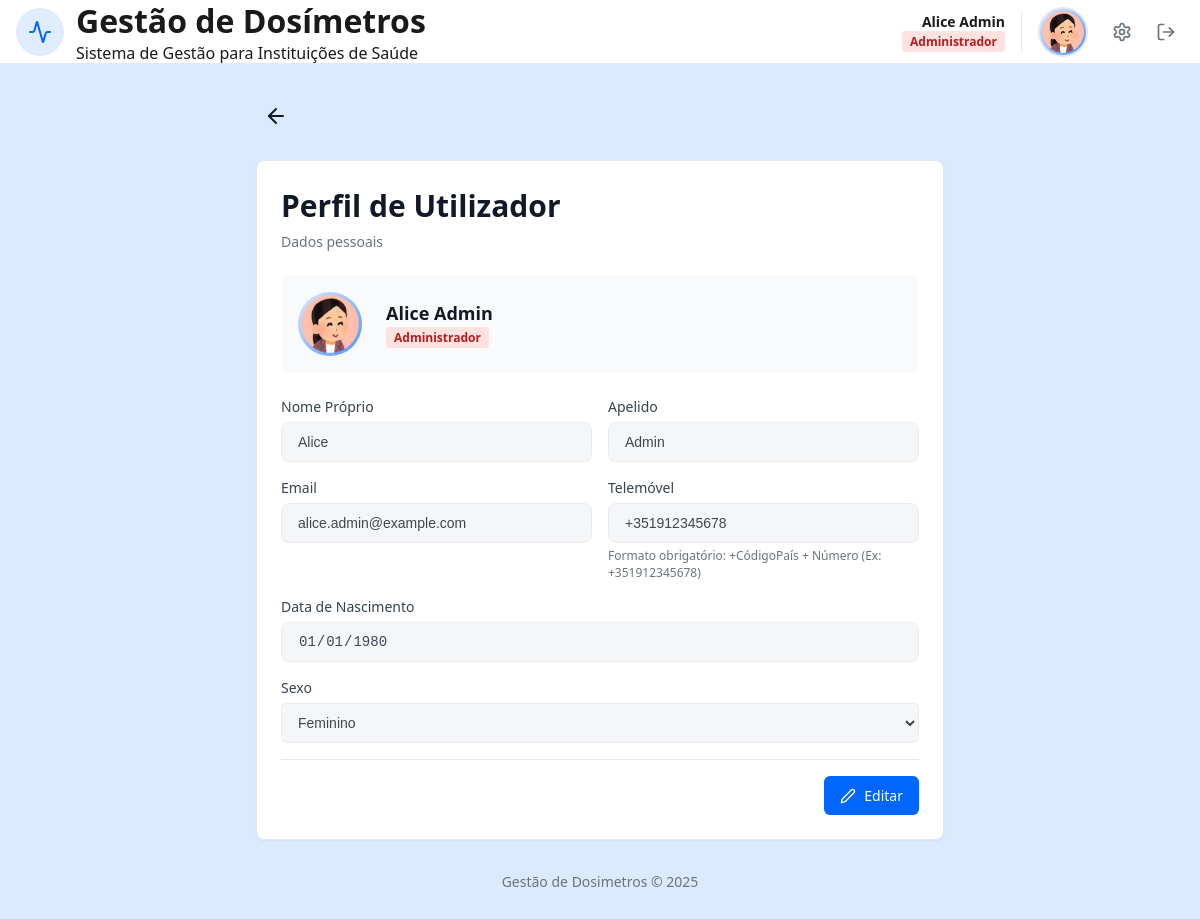
The page /perfil.php (signed in) on the database as committed earlier.
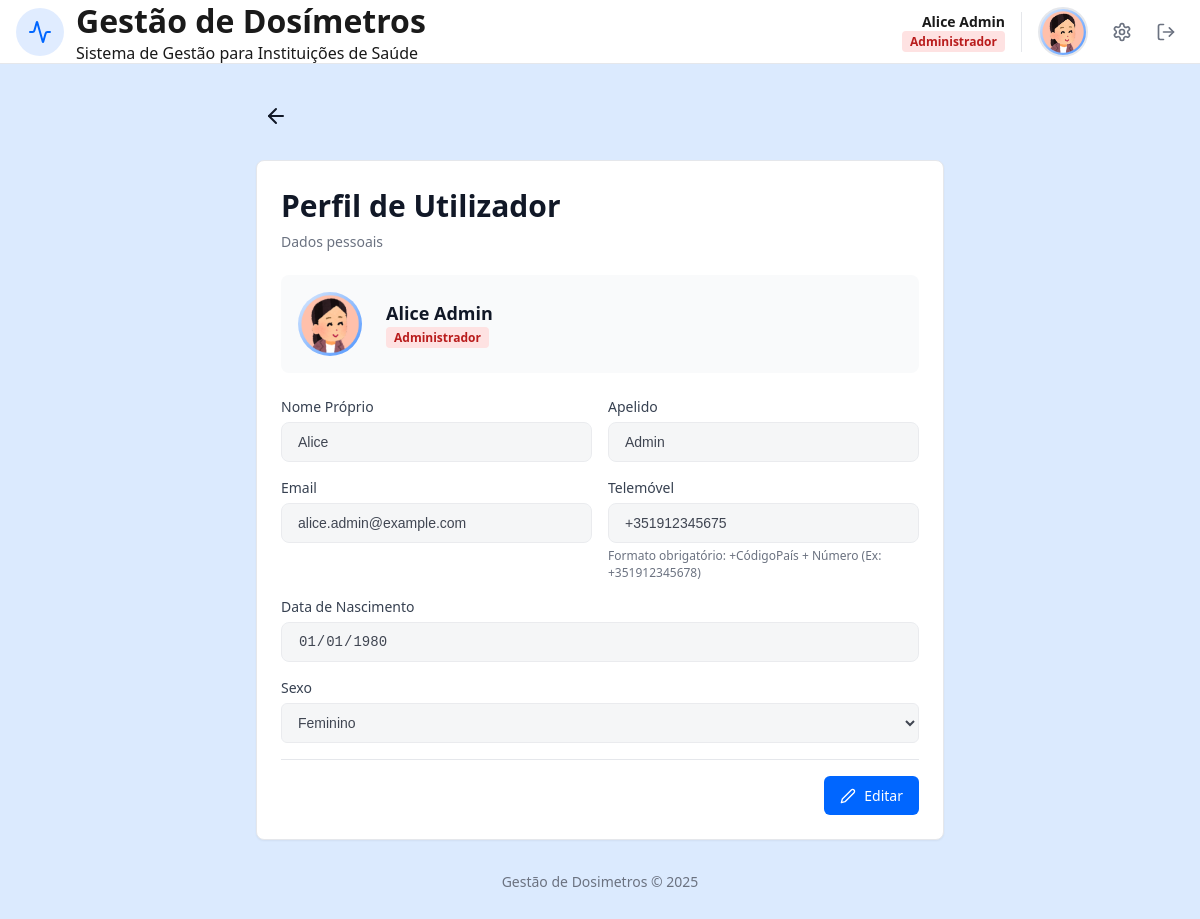
The same page on the database as committed later.
### tables this page shows
CREATE TABLE User (
    idU INTEGER PRIMARY KEY AUTOINCREMENT,
    name TEXT NOT NULL,
    surname TEXT NOT NULL, 
    birthDate DATE NOT NULL,
    sex TEXT CHECK(sex IN ('Female', 'Male', 'Other')) NOT NULL,
    email TEXT UNIQUE NOT NULL, 
    password TEXT NOT NULL,
    phoneN TEXT CHECK(phoneN GLOB '+[0-9][0-9][0-9]*'),
    userType TEXT CHECK(userType IN ('Administrador', 'Físico Médico', 'Profissional de Saúde')) NOT NULL,
    userStatus BOOLEAN DEFAULT 1,
    profilePic TEXT DEFAULT 'foto/12225881.png'
);

### perfil.php (the view, shortened to what this page needs)
<?php
require_once "templates/header.php";
require_once "templates/nav.php";
require_once "templates/footer.php";
$db = getDatabaseConnection();
$stmt = $db->prepare("SELECT * FROM User WHERE idU = ?");
$stmt->execute([$_SESSION['idU']]);
$user = $stmt->fetch();
$isEditing = isset($_GET['edit']) && $_GET['edit'] == 'true';
$disabledStr = $isEditing ? '' : 'disabled';
$profession = '';
$roleLabel = 'Utilizador';
$badgeClass = 'badge-gray';
if ($user['userType'] === 'Profissional de Saúde') {
    $stmtHP = $db->prepare("SELECT profession, department FROM HealthProfessional WHERE idU = ?");
    $stmtHP->execute([$user['idU']]);
    $hpData = $stmtHP->fetch();
    if ($hpData) {
        $profession = $hpData['profession'];
        $department = $hpData['department'];
    }
    $badgeClass = 'badge-blue';
    $roleLabel = !empty($profession) ? $profession : 'Profissional de Saúde';
} elseif ($user['userType'] === 'Físico Médico') {
    $profession = 'Físico Médico';
    $department = 'Física Médica';
    $badgeClass = 'badge-purple';
    $roleLabel = 'Físico Médico';
} elseif ($user['userType'] === 'Administrador') {
    $badgeClass = 'badge-red';
    $roleLabel = 'Administrador';
}
$initials = strtoupper(substr($user['name'], 0, 1) . substr($user['surname'], 0, 1));
$foto_url = !empty($user['profilePic']) ? $user['profilePic'] : null;
?>
<?php header_set(); ?>
<body>
    <div class="page-wrapper">
        <?php nav_set(); ?>
        <main class="main-container" style="max-width: 45rem">
            <div class="profile-header-flex">
                <div class="profile-header-left">
                    <a href="index.php" class="voltar" title="Voltar">
                        <svg xmlns="http://www.w3.org/2000/svg" width="24" height="24" viewBox="0 0 24 24" fill="none" stroke="currentColor" stroke-width="2" stroke-linecap="round" stroke-linejoin="round">
                            <path d="m12 19-7-7 7-7"></path>
                            <path d="M19 12H5"></path>
                        </svg>
                    </a>
                </div>
            </div>
            <div class="card1">
                <div class="card1-header">
                    <h1 class="card1-title">Perfil de Utilizador</h1>
                    <p class="card1-desc"><?php echo $isEditing ? "Edite os seus dados" : "Dados pessoais"; ?></p>
                </div>
                <div class="card1-content">
                    <div class="foto-section-gray">
                        <div class="foto-circle-large">
                            <?php if ($foto_url): ?>
                                <img src="<?php echo htmlspecialchars($foto_url); ?>" alt="Foto">
                            <?php else: ?>
                                <span><?php echo $initials; ?></span>
                            <?php endif; ?>
                        </div>
                        <div>
                            <p class="nome">
                                <?php echo htmlspecialchars($user['name'] . ' ' . $user['surname']); ?>
                            </p>
                            <span class="role-badge <?php echo $badgeClass; ?>" class="etiqueta">
                                <?php echo htmlspecialchars($roleLabel); ?>
                            </span>
                        </div>
                    </div>
                    <form id="profileForm" action="processa_perfil.php" method="POST" enctype="multipart/form-data">
                        <div class="profile-form-grid">
                            <div>
                                <label class="profile-label" for="name">Nome Próprio</label>
                                <input type="text" id="name" name="name" class="profile-input" value="<?php echo htmlspecialchars($user['name']); ?>" <?php echo $disabledStr; ?> required minlength="2">
                            </div>
                            <div>
                                <label class="profile-label" for="surname">Apelido</label>
                                <input type="text" id="surname" name="surname" class="profile-input" value="<?php echo htmlspecialchars($user['surname']); ?>" <?php echo $disabledStr; ?> required minlength="2">
                            </div>
                            <div>
                                <label class="profile-label">Email</label>
                                <input type="email" class="profile-input" value="<?php echo htmlspecialchars($user['email']); ?>" disabled>
                            </div>
                            <div>
                                <label class="profile-label">Telemóvel</label>
                                <input
                                    type="text"
                                    id="phoneN"
                                    name="phoneN"
                                    class="profile-input"
                                    value="<?php echo htmlspecialchars($user['phoneN']); ?>"
                                    <?php echo $disabledStr; ?>
                                    placeholder="+351912345678"
                                    pattern="^\+[0-9]{9,15}$"
                                    title="Deve começar com '+' seguido do indicativo e número (Ex: +351912345678)">
                                <p class="comentario-tel">
                                    Formato obrigatório: +CódigoPaís + Número (Ex: +351912345678)
                                </p>
                            </div>
                            <div class="g2">
                                <label class="profile-label" for="birthDate">Data de Nascimento</label>
                                <input type="date" id="birthDate" name="birthDate" class="profile-input" value="<?php echo htmlspecialchars($user['birthDate']); ?>" <?php echo $disabledStr; ?> required>
                            </div>
                            <div class="g2">
                                <label class="profile-label" for="sex">Sexo</label>
                                <select id="sex" name="sex" class="profile-input" <?php echo $disabledStr; ?>>
                                    <option value="Female" <?php echo ($user['sex'] === 'Female') ? 'selected' : ''; ?>>Feminino</option>
                                </select>
                            </div>
                        </div>
                        <div class="profile-actions">
                            <?php if (!$isEditing): ?>
                                <a href="perfil.php?edit=true" class="btn btn-edit-profile" style="text-decoration:none; display:flex; align-items:center; gap:0.5rem;">
                                    <span class="lapis">
                                        <svg xmlns="http://www.w3.org/2000/svg" width="16" height="16" viewBox="0 0 24 24" fill="none" stroke="currentColor" stroke-width="2" stroke-linecap="round" stroke-linejoin="round">
                                            <path d="M17 3a2.828 2.828 0 1 1 4 4L7.5 20.5 2 22l1.5-5.5L17 3z"></path>
                                        </svg>
                                        Editar
                                    </span>
                                </a>
                            <?php endif; ?>
                        </div>
                    </form>
                </div>
            </div>
        </main>
        <?php renderFooter(); ?>
    </div>
</body>
</html>

### templates/header.php (shortened to what this page needs)
<?php function header_set() { ?>
    <!DOCTYPE html>
    <html lang="pt">
    <head>
        <link rel="stylesheet" href="css/style.css">
        <link rel="stylesheet" href="css/responsive.css">
    </head>
<?php } ?>

### templates/nav.php (shortened to what this page needs)
<?php function nav_set() {
    $userName = isset($_SESSION['name']) ? $_SESSION['name'] : 'Utilizador';
    $userSurname = isset($_SESSION['surname']) ? $_SESSION['surname'] : '';
    $userType = isset($_SESSION['userType']) ? $_SESSION['userType'] : '';
    $profilePic = isset($_SESSION['profilePic']) ? $_SESSION['profilePic'] : 'foto/12225881.png';
    $roleLabel = isset($_SESSION['roleLabel']) ? $_SESSION['roleLabel'] : $userType;
    $badgeClass = 'badge-blue';
    if ($userType === 'Físico Médico') {
        $badgeClass = 'badge-purple';
    } elseif ($userType === 'Administrador') {
        $badgeClass = 'badge-red';
    }
    ?>
            <header class="header1">
                <div class="header-container">
                    <div class="logo-area">
                        <div class="logo-box">
                            <img src="css/icon.svg" width="48" height="48" alt="Logo">
                        </div>
                        <div class="logo-text">
                            <h1>Gestão de Dosímetros</h1>
                            <p>Sistema de Gestão para Instituições de Saúde</p>
                        </div>
                    </div>
                    <div class="user-area">
                        <div class="user-info">
                            <span class="user-name">
                                <?php echo htmlspecialchars($userName . ' ' . $userSurname); ?>
                            </span>
                            <span class="role-badge <?php echo $badgeClass; ?>">
                                <?php echo htmlspecialchars($roleLabel); ?>
                            </span>
                        </div>
                        <img src="<?php echo htmlspecialchars($profilePic); ?>" alt="Perfil" class="profile-pic">
                        <div class="action-buttons">
                            <a href="perfil.php" class="btn-header" title="Dados de Perfil">
                            </a>
                            <a href="LogOut.php" class="btn-header" title="Sair">
                                <svg xmlns="http://www.w3.org/2000/svg" width="20" height="20" viewBox="0 0 24 24" fill="none" stroke="currentColor" stroke-width="2" stroke-linecap="round" stroke-linejoin="round">
                                    <path d="M9 21H5a2 2 0 0 1-2-2V5a2 2 0 0 1 2-2h4"/>
                                    <polyline points="16 17 21 12 16 7"/>
                                    <line x1="21" x2="9" y1="12" y2="12"/>
                                </svg>
                            </a>
                        </div>
                    </div>
                </div>
            </header>
<?php } ?>

### templates/footer.php
<?php function renderFooter() { ?>
            <footer class="footer mb2">
                Gestão de Dosimetros © 2025
            </footer>
<?php } ?>

### css/responsive.css (style rules this page uses)
@media (min-width: 640px) { .profile-form-grid { grid-template-columns: 1fr 1fr; } }
@media (min-width: 640px) { .g2 { grid-column: span 2; } }

Rows that differ between the two databases and show on the page:
changed user "Alice Admin": phoneN "+351912345678" → "+351912345675"
